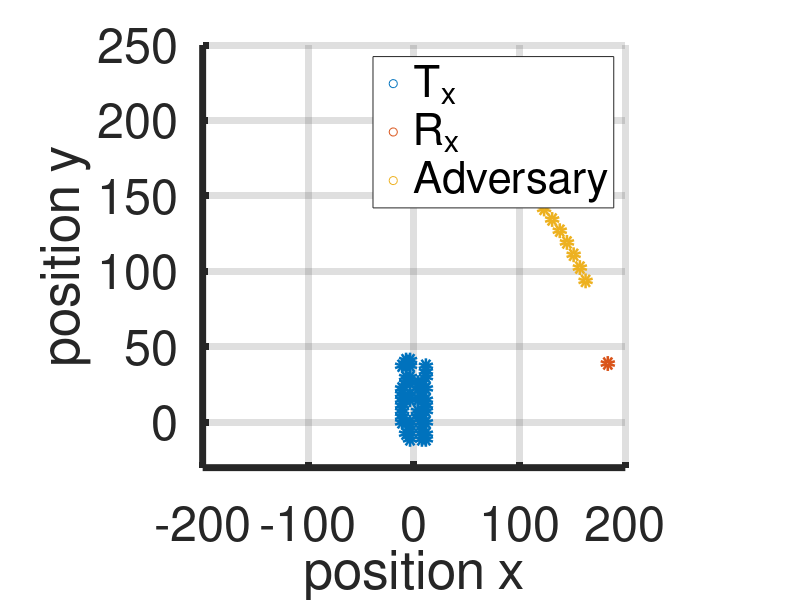

MATLAB code for this plot:
clc
clear all
close all

%%
lambda = 7.5;                       % inter agent spacing?
k = (2.*pi)./lambda;                % wave number
for i=1:100                          % randomize inital positions of agents
    if rand<0.5
        xm(i,:) = (mod(i,7)-3)*1;
        ym(i,:) = (ceil(i/7)-4)*1;
    end
end
ind = find(xm);                     % filter out any agents initialized at the origin
xm = xm(ind);
ym = ym(ind);
xm = xm*lambda/2;
ym = ym*lambda/2;
s = 20;                             % numer of sectors to look at
% f = [5;1*ones(s,1)]/10;             % set magnitude of des'd beampower at each receiver
rho = [50*lambda/2*ones(1,1);50*lambda/2*ones(s/2,1);60*lambda/2*ones(s/2,1)]; % get distance from transmitter to receiver
theta = pi./15;                         % angle of allied reciever
theta_sec = linspace(pi./6,3*pi./6,s);  % divide workspace into 30deg sectors
theta = [theta;theta_sec'];             % make list of all receiver posns

f = [10;sin(theta(2:end))]/1;             % set magnitude of des'd beampower at each receiver

N_a = length(xm);                       % only count remaining agents
N_s = length(rho);                      % want to sample transmitted strength to each receiver
mu = 2;                                 % 

%%
d = zeros(N_a,N_s);     % init fading parameters
zeta = zeros(N_a,N_s);
for m=1:N_a
    for i=1:N_s
        d(m,i) = norm([xm(m,:);ym(m,:)]-rho(i,:).*[cos(theta(i,:));sin(theta(i,:))]);   % fading parameter 1 is distance
        zeta(m,i) = k*(xm(m,:)*cos(theta(i,:)) + ym(m,:)*sin(theta(i,:)) + d(m,i));     % phase offset due to distance
    end
end

%%
scatter(xm,ym,'LineWidth',5) % plot workspace with agents
hold on
grid on
set(gca, 'LineWidth', 5, 'FontSize', 35)
scatter(rho(1).*cos(theta(1)),rho(1).*sin(theta(1)),'LineWidth',5)
scatter(rho(2:end).*cos(theta(2:end)),rho(2:end).*sin(theta(2:end)),'LineWidth',5)
xlabel('position x')
ylabel('position y')
axis('square')
xlim([-200 200])
ylim([-30 250])
legend('T_x','R_x','Adversary')